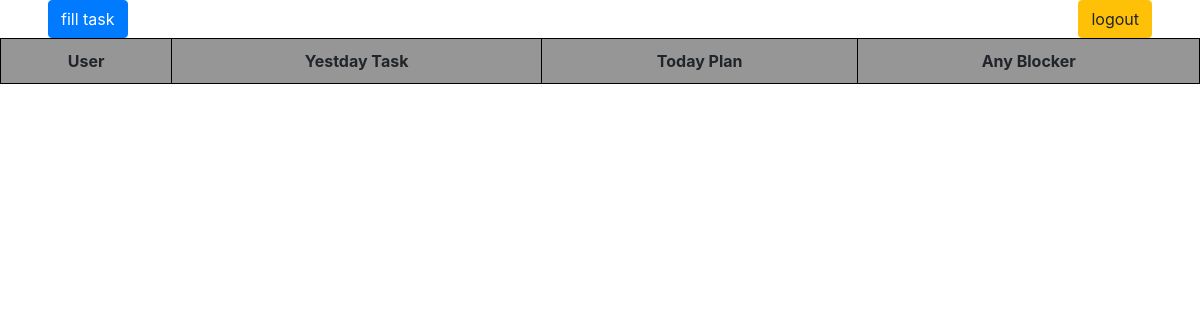
Page /task/ (signed in) on the earlier database version.
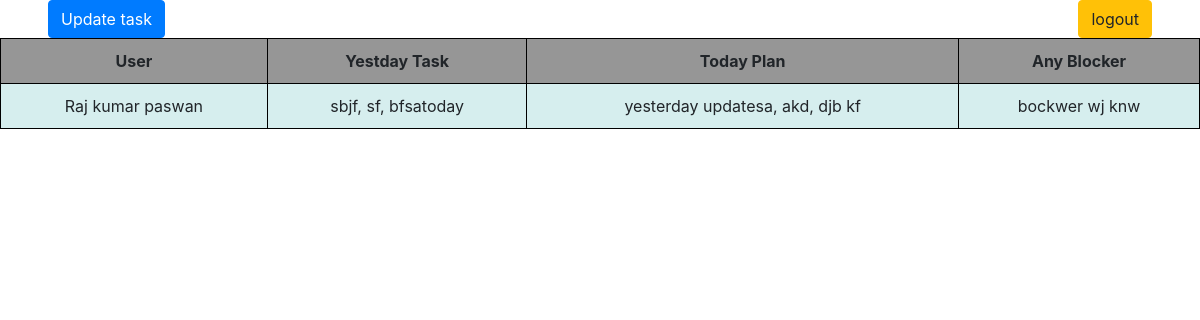
Same page on the later database version.
### task/models.py (models this page shows)
class TodayYesterdayUpdate(models.Model):
    user = models.ForeignKey(User,null=True, on_delete=models.CASCADE)
    today_update = models.TextField()
    yesterday_update = models.TextField()
    blocker = models.TextField()
    time = models.TimeField(default=now)
    date = models.DateField(default=now)
    organization = models.ForeignKey(Organization, on_delete=models.CASCADE)

### task/views.py (the view)
# urls.py: path('task/', task_view, name="task"),
@login_required(login_url='/')
def task_view(request):
    user = request.user
    orgs = Organization.objects.all()
    organization = Organization
    for org in orgs:
        if user in org.users.all():
            organization = org
            break
    tasks = TodayYesterdayUpdate.objects.filter(organization=organization,
        date=today)
    own_data = TodayYesterdayUpdate.objects.filter(organization=organization,
        date=today, user=request.user)
    if own_data:
        return render(request, 'task.html', {"tasks":tasks, "data":own_data[0]})
    return render(request, 'task.html', {"tasks":tasks, "data":own_data})

### templates/task.html (shortened to what this page needs)
<!DOCTYPE html>
{% load bootstrap4 %}
{% bootstrap_css %}
<html lang="en">
<head>
</head>
<body>
  <div class="px-5">
      {% if data %}
      <a class="btn btn-primary" href="/task/update/{{data.id}}/">Update task</a>
      {% else %}
      <a class="btn btn-primary" href="/task/create/">fill task</a>
      {% endif %}
      <a class="btn btn-warning float-right" href="/logout/"> logout </a>
  </div>
  <table>
    <thead>
      <tr>
        <th> User </th>
        <th>Yestday Task</th>
        <th>Today Plan</th>
        <th>Any Blocker</th>
      </tr>
    </thead>
    <tbody>
      {% for task in tasks %}
      <tr>
        <td>{{task.user.get_full_name}}</td>
        <td>{{task.today_update}}</td>
        <td>{{task.yesterday_update}}</td>
        <td>{{task.blocker}}</td>
      </tr>
      {% endfor %}
    </tbody>
  </table>
</body>
</html>

### templates/task.html (style rules this page uses)
table { width: 100%; }
th { background-color: rgb(150, 150, 150); }
th,td { text-align: center; padding: 10px; border-bottom: 1px solid rgb(153, 153, 153); }
table, th, td { border: 1px solid black; border-collapse: collapse; }
tr { background-color: #d6eeee; }

Differences in the rows shown:
added TodayYesterdayUpdate: user.get_full_name "Raj kumar paswan", today_update "sbjf, sf, bfsatoday", yesterday_update "yesterday updatesa, akd, djb kf", blocker "bockwer wj knw"
Other differences:
text no longer shown: "fill task"
text now shown: "Update task"
